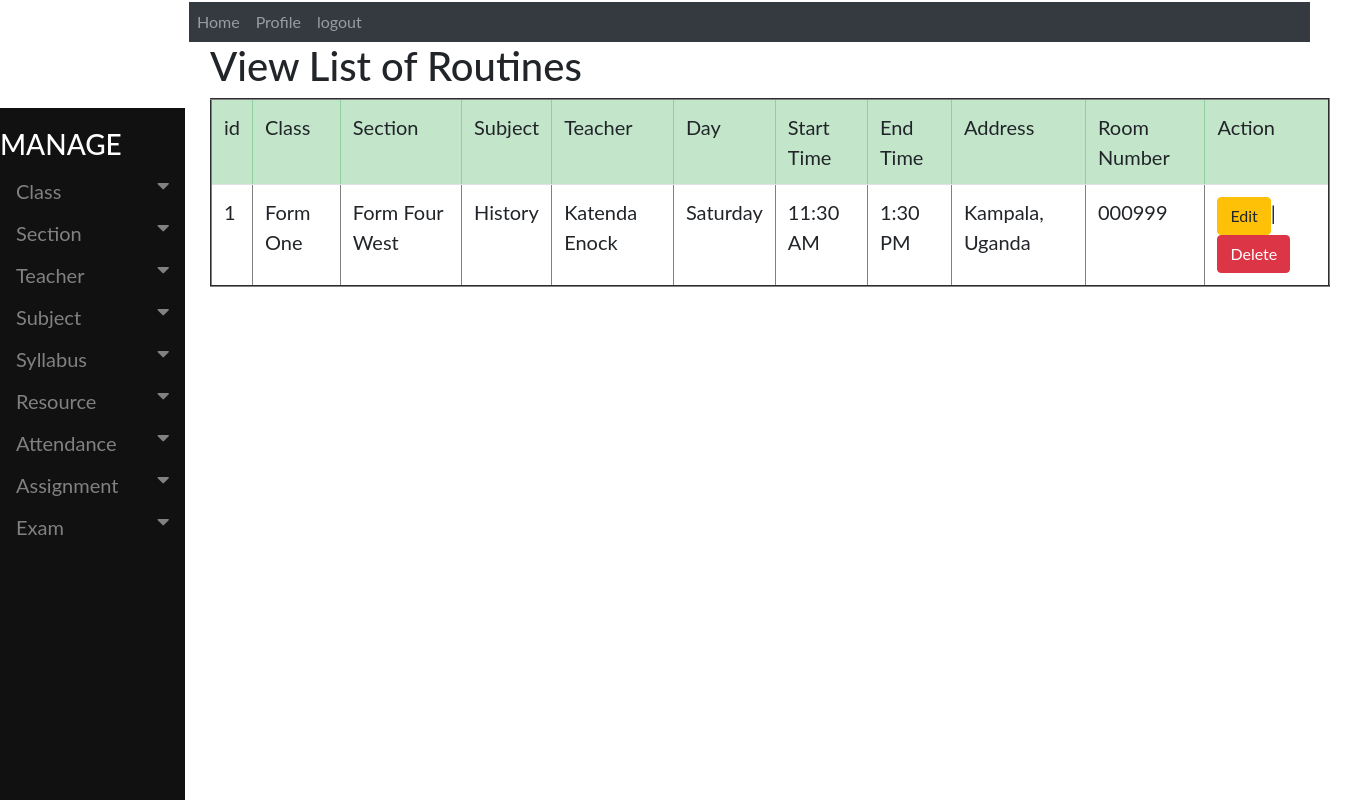
Screenshot of /accounts/viewroutine with the database file from the repository.
### accounts/models.py (models this page shows)
class Routine(models.Model):
    choices = (('Monday','Monday'), ('Tuesday', 'Tuesday'),
     ('Wednesday','Wednesday'), ('Thursday', 'Thursday'),
     ('Friday','Friday'), ('Saturday', 'Saturday'),
     ('Sunday','Sunday'))
    Class = models.ForeignKey(Classinformation, on_delete=models.PROTECT, blank=True, null=True)
    Section = models.ForeignKey(Sectioninformation, on_delete=models.PROTECT, blank=True, null=True)
    Subject = models.ForeignKey(Subjects, on_delete=models.PROTECT, blank=True, null=True)
    Day = models.CharField(max_length=10, choices=choices, blank=False, null=True)
    Teacher = models.ForeignKey(Teacher, on_delete=models.PROTECT, blank=True, null=True)
    StartTime = models.CharField(max_length=130, default="11:30 AM")
    EndTime = models.CharField(max_length=130, default="1:30 PM")
    Address = models.CharField(max_length=130)
    RoomNumber = models.CharField(max_length=130)

class Classinformation(models.Model):
    ClassName = models.CharField(max_length=130)
    ClassTeacher = models.CharField(max_length=30, blank=True)
    TotalStudents = models.CharField(max_length=30, blank=True)
    NumberOfSections = models.CharField(max_length=30, blank=True)
    def __str__(self):
        return self.ClassName

class Sectioninformation(models.Model):
    NameOfClass = models.ForeignKey(Classinformation, on_delete=models.PROTECT, blank=True, null=True)
    SectionName = models.CharField(max_length=130)
    SectionTeacher = models.CharField(max_length=30, blank=True)
    NumberOfStudents = models.CharField(max_length=30, blank=True)
    def __str__(self):
        return self.SectionName

class Subjects(models.Model):
    choices = (
    ('Compulsory','Compulsory'),('Options','Options')
    )
    Subjectname = models.CharField(max_length=130)
    Subjectcode = models.CharField(max_length=130)
    Author = models.CharField(max_length=130)
    Class = models.ForeignKey(Classinformation, on_delete=models.PROTECT, blank=True, null=True)
    SubjectTeacher = models.ForeignKey(Teacher, on_delete=models.PROTECT, blank=True, null=True)
    Type = models.CharField(max_length=130, choices=choices, blank=False)
    OtherNotes = models.TextField(max_length=200, blank=True)
    def __str__(self):
        return self.Subjectname

class Teacher(models.Model):
    Name = models.CharField(max_length=130)
    NationaId = models.CharField(max_length=130)
    Responsibility = models.CharField(max_length=130)
    Address = models.CharField(max_length=130)
    Username = models.CharField(max_length=130)
    Password = models.CharField(max_length=130)
    def __str__(self):
        return self.Name

### accounts/views.py (the view)
def viewroutine(request):
    all_info = Routine.objects.all()
    context={'all_info':all_info}
    return render(request, 'accounts/viewroutine.html', context)

### accounts/templates/accounts/viewroutine.html
{% extends 'base.html' %}
{% block body %}
<div class="container" style="margin-left: 200px;font-size: 20px; padding: 0px 10px;">
<h1>View List of Routines</h1>
<table class="table table-hover" border="2">
   <thead class="table-success">
     <tr>
         <td>id</td>
         <td>Class</td>
         <td>Section</td>
         <td>Subject</td>
         <td>Teacher</td>
         <td>Day</td>
         <td>Start Time</td>
         <td>End Time</td>
         <td>Address</td>
         <td>Room Number</td>
         <td>Action</td>
     </tr>
   </thead>
   <tbody>
     {% if all_info %}
     {% for item in all_info %}
     <tr>
       <td>{{ item.id}}</td>
       <td>{{ item.Class}}</td>
       <td>{{ item.Section}}</td>
       <td>{{ item.Subject}}</td>
       <td>{{ item.Teacher}}</td>
       <td>{{ item.Day}}</td>
       <td>{{ item.StartTime}}</td>
       <td>{{ item.EndTime}}</td>
       <td>{{ item.Address}}</td>
       <td>{{ item.RoomNumber}}</td>
       <td><a href="{% url 'editroutine' pk=item.id  %}" >
         <button class="btn btn-warning">Edit</button></a>|
         <a href="{% url 'deleteroutine' pk=item.id %}" >
           <button class="btn btn-danger">Delete</button></a>
       </td>
        {% endfor %}
     </tr>
     {% endif %}
   </tbody>
</table>
</div>
{% endblock %}

### accounts/templates/base.html (style rules this page uses)
body { font-family: "Lato", sans-serif; }

### rows the page displays
Routine: id "1", Class "Form One", Section "Form Four West", Subject "History", Teacher "Katenda Enock", Day "Saturday", StartTime "11:30 AM", EndTime "1:30 PM", Address "Kampala, Uganda", RoomNumber "000999"
